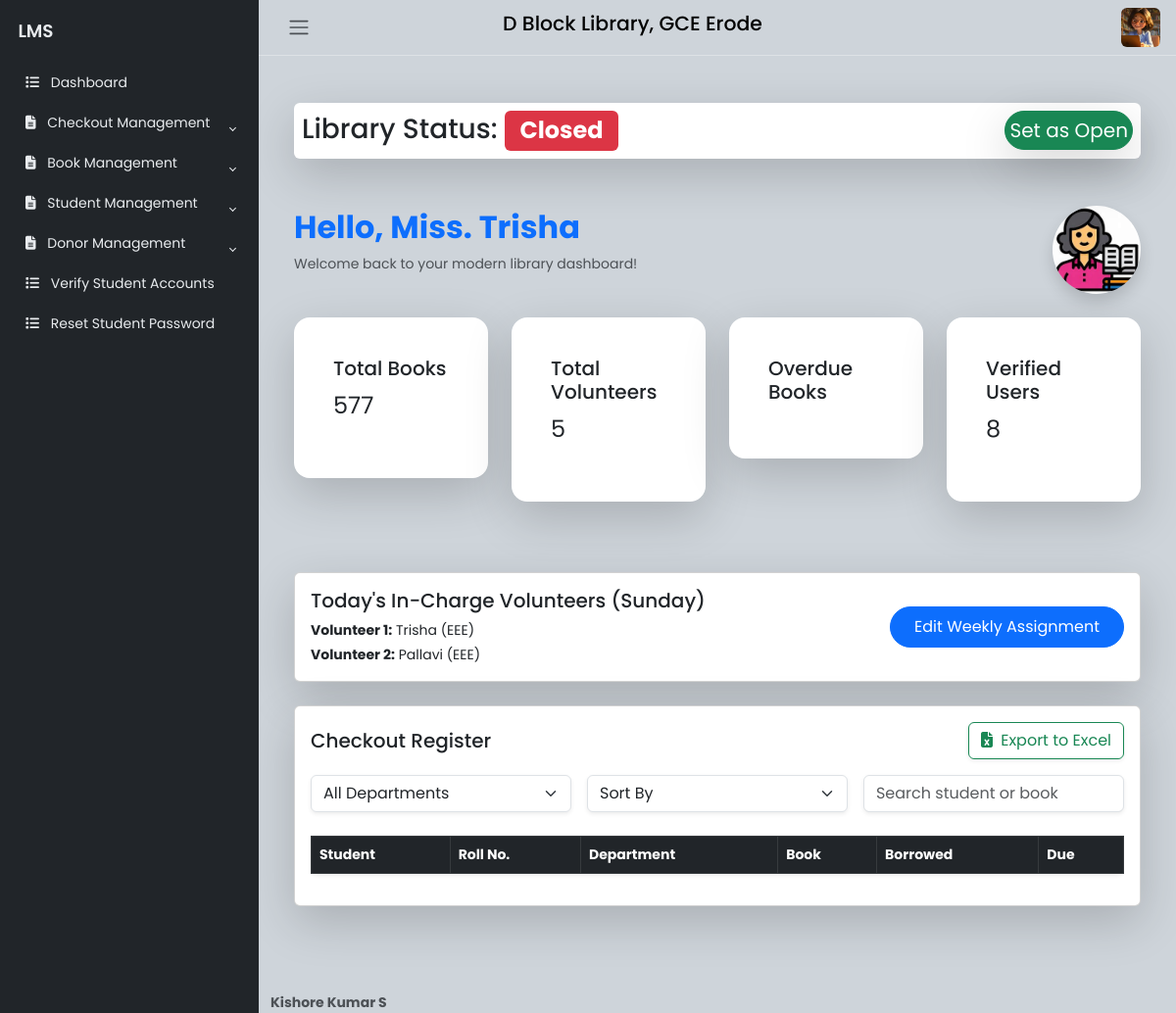
Page /dashboard (signed in) on the earlier database version.
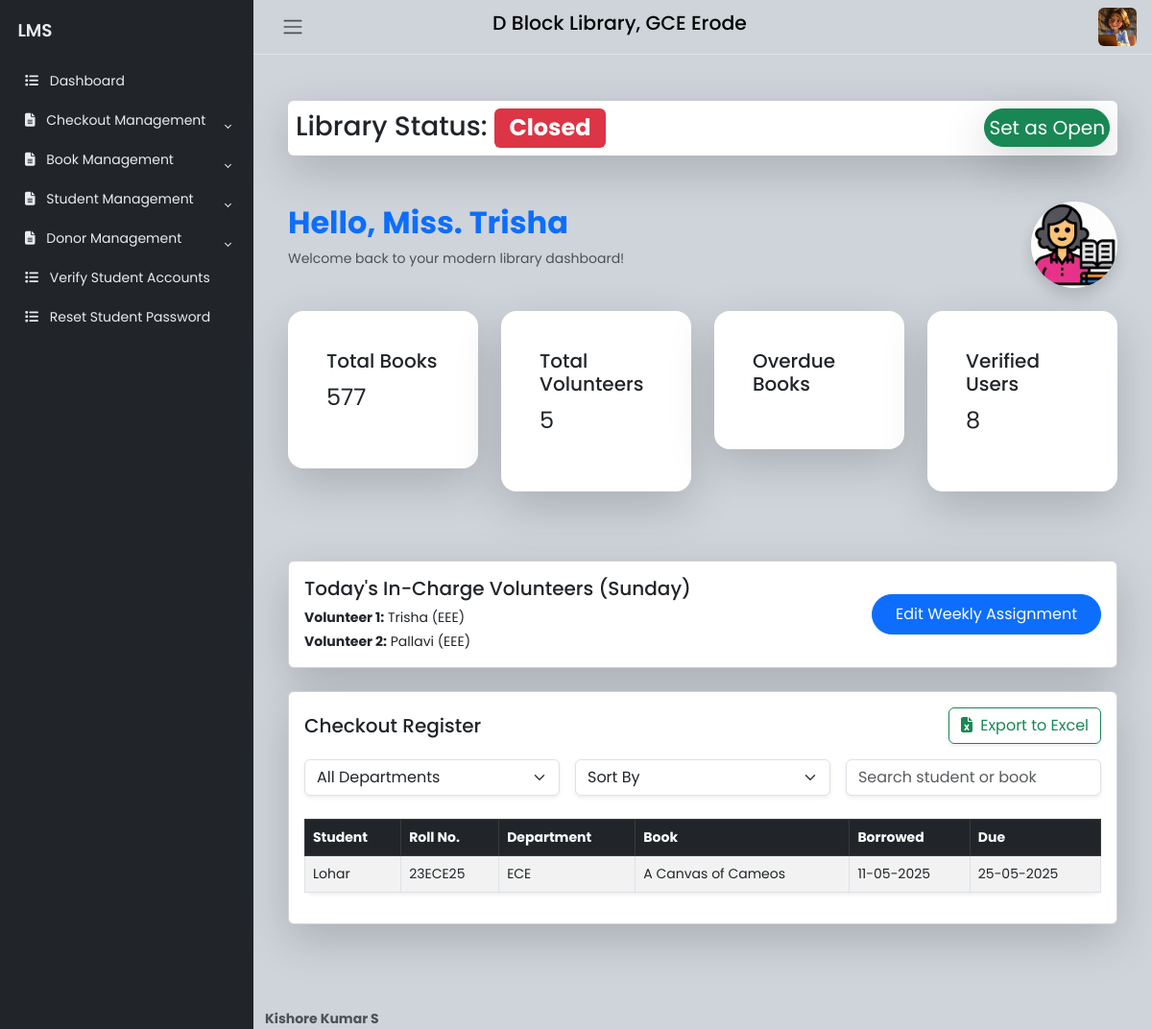
Same page on the later database version.
### website/models.py (models this page shows, shortened)
class BorrowedBook(db.Model):
    __tablename__ = 'borrowed_books'
    id = Column(Integer, primary_key=True)
    student_id = Column(Integer, ForeignKey('user.id'), nullable=False)
    book_id = Column(Integer, ForeignKey('book.id'), nullable=False)
    borrowed_date = Column(DateTime, default=datetime.now, nullable=False)
    due_date = Column(DateTime, nullable=False)
    is_verified = db.Column(db.Boolean, default=False)  # New field to track verification status
    rejected_at = Column(DateTime, nullable=True)
    student = relationship('User', back_populates='borrowed_books')
    book = relationship('Book', back_populates='borrowed_by')

class User(db.Model, UserMixin):
    __tablename__ = 'user'
    id = Column(Integer, primary_key=True)
    email = Column(String(150), unique=True, nullable=False)
    role = Column(String(50), nullable=False)
    password = Column(String(150), nullable=False)
    name = Column(String(150), nullable=False)
    roll_number = Column(Integer, unique=True, nullable=True)
    phone_number = Column(String(20), nullable=True)
    department = Column(String(150), nullable=True)
    year_of_graduation = Column(Integer, nullable=True)
    is_verified = Column(Boolean, default=False)
    created_at = Column(DateTime, default=lambda: datetime.now(timezone.utc), nullable=True)
    verified_at = Column(DateTime, nullable=True)
    rejected_at = Column(DateTime, nullable=True)
    deleted = Column(Boolean, default=False)
    profile_picture_url = Column(String(255), nullable=True)
    books = relationship('Book', back_populates='student')
    borrowed_books = relationship('BorrowedBook', back_populates='student')

class Book(db.Model):
    __tablename__ = 'book'
    id = Column(Integer, primary_key=True)
    student_id = Column(Integer, ForeignKey('user.id'), nullable=True)
    title = Column(String(150), nullable=False)
    author = Column(String(150), nullable=False)
    isbn = Column(String(20), nullable=True)
    published_date = Column(DateTime, nullable=True)
    quantity = Column(Integer, default=0, nullable=False)
    language = Column(String(20), nullable=False)
    date_of_donation = Column(DateTime, nullable=False)
    donor_id = Column(Integer, ForeignKey('donor.id'), nullable=True)
    added_at = db.Column(db.DateTime, default=datetime.utcnow, nullable=False)
    student = relationship('User', back_populates='books')
    borrowed_by = relationship('BorrowedBook', back_populates='book')
    donor = relationship('Donor', back_populates='books')

### website/veiws.py (the view)
@views.route('/home')
@views.route('/dashboard')
@login_required
def home():
    try:
        email = current_user.email
        user = User.query.filter_by(email=email).first()
        if not user:
            flash("User not found.", "danger")
            return redirect(url_for('auth.logout'))
        library_status = LibraryStatus.query.first()
        is_library_open = library_status.is_open if library_status else True
        if user.role == "Student":
            naam = user.name
            user_id = user.id
            borrowed_books = BorrowedBook.query.filter_by(student_id=user_id).all()
            total_checked_out_books = len(borrowed_books)
            last_week = datetime.now() - timedelta(days=7)
            popular_books = db.session.query(
                Book, func.count(BorrowedBook.id).label('borrow_count')
            ).join(BorrowedBook, Book.id == BorrowedBook.book_id) \
             .filter(BorrowedBook.borrowed_date >= last_week) \
             .group_by(Book.id) \
             .order_by(func.count(BorrowedBook.id).desc()).limit(4).all()
            new_arrivals = Book.query.filter(Book.added_at >= last_week) \
                                     .order_by(Book.added_at.desc()).limit(4).all()
            nearest_due_book = None
            days_until_next_due = None
            if borrowed_books:
                nearest_due_book = min(borrowed_books, key=lambda b: b.due_date)
                days_until_next_due = (nearest_due_book.due_date - datetime.now()).days
            today_day = datetime.now().strftime("%A")
            today_assignment = VolunteerAssignment.query.filter_by(day=today_day).first()
            today_volunteers = []
            if today_assignment:
                today_volunteers = [today_assignment.volunteer1, today_assignment.volunteer2]
            logger.info("Student dashboard loaded successfully.")
            return render_template(
                'StuDashboard.html',
                naam=naam,
                new_arrivals=new_arrivals,
                popular_books=popular_books,
                nearest_due_book=nearest_due_book,
                total_checked_out_books=total_checked_out_books,
                days_until_next_due=days_until_next_due,
                library_status=is_library_open,
                today_volunteers=today_volunteers  # Pass today's volunteers to the template
            )
        elif user.role in ["Librarian", "Volunteer"]:
            naam = current_user.name
            today_day = datetime.now().strftime("%A")
            today_date = datetime.now().date()
            all_volunteers = User.query.filter_by(role='Volunteer').all()
            DEPARTMENTS = ["CSE", "IT", "ECE", "EEE", "MECH", "CIVIL", "AUTO"]
            selected_dept = request.args.get('department')
            sort_by = request.args.get('sort')
            if selected_dept:
                filtered_volunteers = [v for v in all_volunteers if v.department == selected_dept]
            else:
                filtered_volunteers = all_volunteers
            assignment = VolunteerAssignment.query.options(joinedload(VolunteerAssignment.volunteer1),joinedload(VolunteerAssignment.volunteer2)).filter_by(day=today_day).first()
            if assignment:
                today_volunteers = [assignment.volunteer1, assignment.volunteer2]
            else:
                today_volunteers = []
            if assignment:
                print(f"[DEBUG] Assignment for {today_day}:")
                print(f" - Volunteer 1: {assignment.volunteer1.name if assignment.volunteer1 else 'None'}")
                print(f" - Volunteer 2: {assignment.volunteer2.name if assignment.volunteer2 else 'None'}")
            else:
                print(f"[DEBUG] No assignment found for {today_day}")
            borrowed_query = BorrowedBook.query.join(User, BorrowedBook.student_id == User.id)
            if selected_dept in DEPARTMENTS:
                borrowed_query = borrowed_query.filter(User.department == selected_dept)
            if sort_by == 'due_asc':
                borrowed_query = borrowed_query.order_by(BorrowedBook.due_date.asc())
            else:
                borrowed_query = borrowed_query.order_by(BorrowedBook.borrowed_date.desc())
            borrowed_books = borrowed_query.all()
            total_students = User.query.filter_by(role='Student').count()
            verified_students = User.query.filter_by(role='Student', is_verified=True).count()
            verified_volunteers = User.query.filter_by(role='Volunteer', is_verified=True).count()
            total_verified_users = verified_students+verified_volunteers
            pending_verifications = User.query.filter_by(role='Student', is_verified=False).count()
            total_volunteers = User.query.filter_by(role='Volunteer').count()
            total_available_books = Book.query.filter(Book.quantity > 0).count()
            total_checked_out_books = len(borrowed_books)
            last_week = datetime.now() - timedelta(days=7)
            new_arrivals = Book.query.filter(Book.added_at >= last_week)\
                                     .order_by(Book.added_at.desc()).limit(4).all()
            overdue_books_count = sum(
                1 for b in borrowed_books if b.due_date.replace(tzinfo=timezone.utc) < datetime.now(timezone.utc)
            )
            weekdays = ['Monday', 'Tuesday', 'Wednesday', 'Thursday', 'Friday', 'Saturday', 'Sunday']
            weekly_assignment = {
                day: VolunteerAssignment.query.filter_by(day=day).first()
                for day in weekdays
            }
            logger.info("Librarian/Volunteer dashboard loaded successfully.")
            return render_template(
                'LibDashboard.html',
                naam=naam,
                total_students=total_students,
                verified_students=verified_students,
                pending_verifications=pending_verifications,
                new_arrivals=new_arrivals,
                total_volunteers=total_volunteers,
                total_verified_users=total_verified_users,
                total_available_books=total_available_books,
                total_checked_out_books=total_checked_out_books,
                borrowed_books=borrowed_books,
                overdue_books_count=overdue_books_count,
                today_volunteers=today_volunteers,
                departments=DEPARTMENTS,
                selected_department=selected_dept,
                selected_sort=sort_by,
                library_status=is_library_open,
                current_date=today_date,
                weekly_assignment=weekly_assignment,
                weekdays=weekdays,
                volunteers=all_volunteers,
                today=today_day
            )
        elif user.role == "Admin":
            return render_template('MADashboard.html', naam=user.name)
        else:
            return render_template('error.html', error_message='User role not recognized.')
    except Exception as e:
        logger.error(f"[ERROR] Exception in home(): {e}")
        return render_template('error.html', error_message='Something went wrong!')

### website/templates/LibDashboard.html (shortened to what the changed rows need)
{% extends "LibrarianHome.html" %}
{% block Main %}
<main class="content px-4 py-5">
    <div class="container-fluid">
        <div class="d-flex flex-column flex-md-row justify-content-between align-items-center mb-4 animate__animated animate__fadeInDown">
            <div>
                <h2 class="fw-bold text-gradient text-primary">Hello, Miss. {{ current_user.name }}</h2>
            </div>
        </div>
                    {% set today_assignment = weekly_assignment[today] if today in weekly_assignment else None %}
        <div class="card shadow-lg mb-4 animate__animated animate__fadeInUp">
            <div class="card-body">
                <div class="table-responsive">
                    <table id="checkoutTable" class="table table-bordered table-hover table-striped align-middle text-nowrap shadow-sm rounded-3">
                        <thead class="table-dark">
                            <tr>
                                <th>Student</th>
                                <th>Roll No.</th>
                                <th>Department</th>
                                <th>Book</th>
                                <th>Borrowed</th>
                                <th>Due</th>
                            </tr>
                        </thead>
                        <tbody>
                            {% for entry in borrowed_books %}
                            <tr class="hoverable">
                                <td>{{ entry.student.name }}</td>
                                <td>{{ entry.student.roll_number }}</td>
                                <td>{{ entry.student.department }}</td>
                                <td>{{ entry.book.title }}</td>
                                <td>{{ entry.borrowed_date.strftime('%d-%m-%Y') }}</td>
                                <td>{{ entry.due_date.strftime('%d-%m-%Y') }}</td>
                            </tr>
                            {% endfor %}
                        </tbody>
                    </table>
                </div>
            </div>
        </div>
    </div>
</main>
{% endblock %}

Differences in the rows shown:
added BorrowedBook: student.name "Lohar", student.roll_number "23ECE25", student.department "ECE", book "A Canvas of Cameos", borrowed_date "11-05-2025", due_date "25-05-2025"
